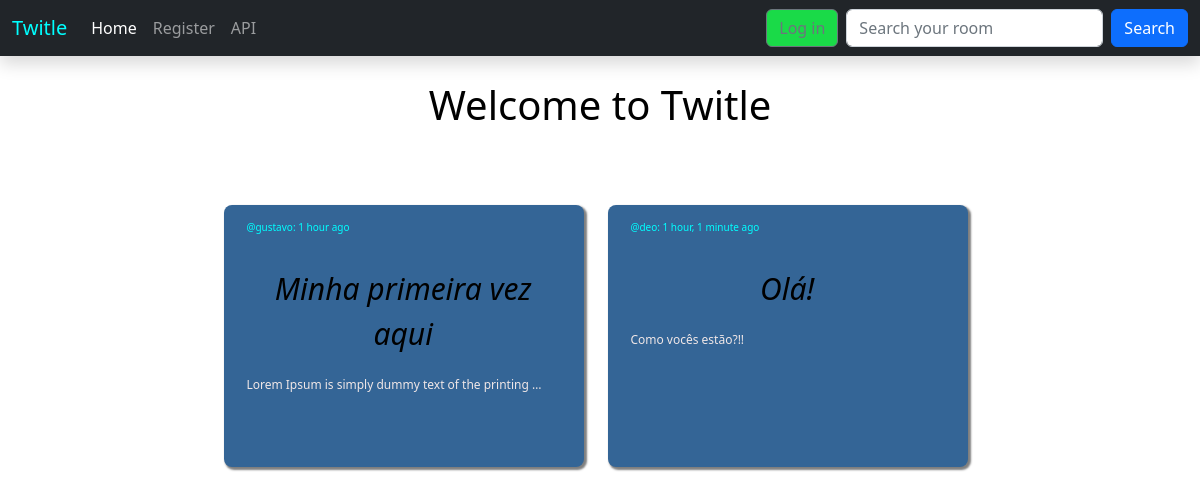
The page / on the database its author committed.
### social/models.py (models this page shows, shortened)
class Room(models.Model):
    name = models.CharField(max_length=30, verbose_name="Chat Room Name")
    host = models.ForeignKey(User, on_delete=models.SET_NULL, null = True)
    description = models.TextField(null=True, blank=True)
    participants = models.ManyToManyField(User, related_name='participants', blank=True)
    published = models.DateTimeField(auto_now_add=True)
    updated = models.DateTimeField(auto_now=True)
    class Meta:
        ordering = ['-updated', '-published']

class User(AbstractUser):
    email = models.EmailField(unique=True, null=False)
    username = models.CharField(max_length=100, unique=True, null=False)
    name = models.CharField(max_length=100, null=False)
    password = models.CharField(max_length=200)
    USERNAME_FIELD = 'email'
    REQUIRED_FIELDS = []

### social/views.py (the view)
# urls.py: path('', views.home, name="home"),
def home(request):
    q = request.GET.get('q') if request.GET.get('q') != None else ''
    rooms = Room.objects.filter(name__icontains=q)
    return render(request, 'home.html', {'rooms': rooms})

### social/templates/home.html (shortened to what this page needs)
{% extends 'main.html' %}
{% block content %}
{% if request.user.is_authenticated %}
<div class="welcome">
<h1> Welcome to Twitle <i>{{request.user}} </i></h1>
</div>
{% else %}
<div class="welcome">
<h1> Welcome to Twitle </h1>
</div>
{% endif %}
<div class="main-rooms">
    {% for room in rooms %}
        <div class="chat">
            <div class="host"><h3>@{{room.host.username}}: {{room.published|timesince}} ago</h3></div>
            <div class="room-name"> <a href="{% url 'room' room.id %}"> {{room.name|truncatechars:40}}</a></div>
            <span class="chat-description">
                <p>{{room.description|truncatechars:50}}</p>
            </span>
        </div>
    {% endfor %}
</div>
{% endblock content %}

### social/templates/main.html (shortened to what this page needs)
{% load static %}
<!DOCTYPE html>
<html lang="en">
<head>
    <link rel="stylesheet"  href="https://cdn.jsdelivr.net/npm/bootstrap@5.2.2/dist/css/bootstrap.min.css">
    <link rel="stylesheet"  href="{% static 'css/style.css' %}">
</head>
<body>
    {% include 'navbar.html' %}
    {% block content %}{% endblock content %}
</body>
</html>

### social/templates/navbar.html (shortened to what this page needs)
{% block content %}
<nav class="navbar navbar-expand-lg navbar-dark bg-dark shadow">
    <div class="container-fluid">
      <a class="navbar-brand" style="color:aqua" href="#">Twitle</a>
      <div class="collapse navbar-collapse" id="navbarTogglerDemo02">
        <ul class="navbar-nav me-auto mb-2 mb-lg-0">
          <li class="nav-item">
            <a class="nav-link active" aria-current="page" href="{% url 'home' %}">Home</a>
          </li>
          {% if request.user.is_authenticated %}
          <li class="nav-item">
            <a class="nav-link" href="{% url 'api' %}">API</a>
          </li>
          {% else %}
          <li class="nav-item">
            <a class="nav-link" href="{% url 'signUp' %}">Register</a>
          </li>
          <li class="nav-item">
            <a class="nav-link" href="{% url 'api' %}">API</a>
          </li>
          {% endif %}
        </ul>
        {% if request.user.is_authenticated %}
        <div class="me-2">
        <a href ="{% url 'logout' %}" button class="btn btn-outline-secondary" style="background-color: #c5c1bf">Log Out</a></button>
        </div>
        {% else %}
        <div class="me-2">
            <a href ="{% url 'login' %}" button class="btn btn-outline-secondary" style="background-color: #1ada48">Log in</a></button>
        </div>
        {% endif %}
        <form class="d-flex" role="search" method="GET" action="{% url 'home' %}">
          <input class="form-control me-2" type="search" name="q" placeholder="Search your room" aria-label="Search">
          <button class="btn btn-primary"  type="submit">Search</button>
        </form>
      </div>
    </div>
  </nav>
{% endblock content %}

### static/css/style.css (style rules this page uses)
body { background-color: #ffffff; }
.main-rooms { display: flex; flex-wrap: wrap; max-height: 30%; justify-content: center; }
.chat { justify-content: center; border-radius: 8px; padding:1em 1.5em .5em 1.4em; box-shadow: 0px 0px 2px 0px #e7e0e0; margin:5% 1em 2em .5em; width:30%; background-color: #346596; overflow:hidden; max-width: 30%; box-shadow: 2px 2px 2px 1px rgb(0 0 0 / 0.5); }
.chat-description { padding-right:.3em; text-overflow: hidden; }
.host h3 { text-overflow: hidden; padding-right:.1em; color: aqua; font-size:10px; }
.chat p { color: #f0e7e7; font-size: 1vw; padding-bottom: 25px; }
a { text-decoration: none; color:#000000 }
.room-name { text-align: center; font-size:50px; font-style: italic; padding-top: 25px; padding-bottom: 20px; font-size: 2.5vw; }
.welcome { color:rgb(0, 0, 0); text-align: center; padding-top: 25px; }

### rows shown on the page
Room: host.username "gustavo", published "1 hour", name "Minha primeira vez aqui", description "Lorem Ipsum is simply dummy text of the printing …"
Room: host.username "deo", published "1 hour, 1 minute", name "Olá!", description "Como vocês estão?!!"
